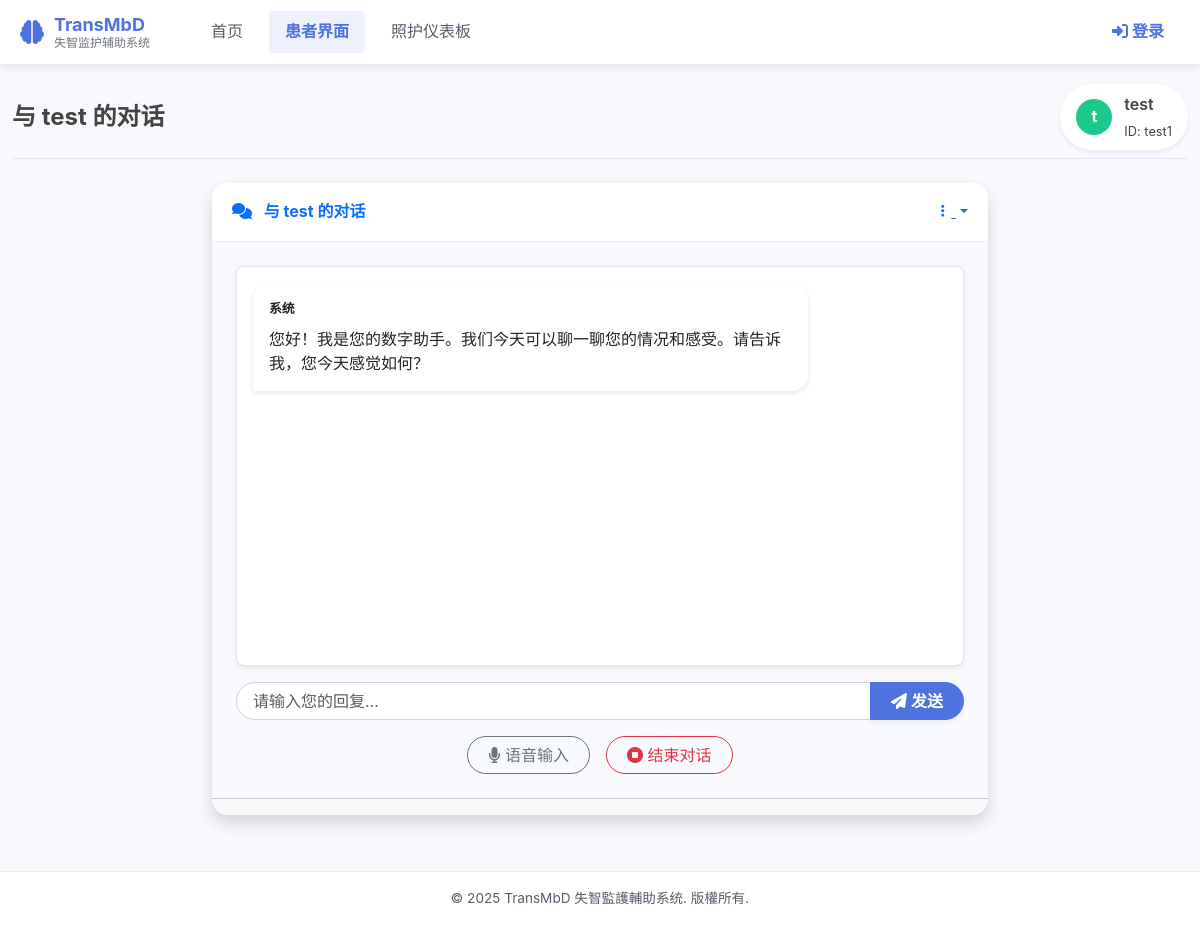
The page /patient/test1/ on the database its author committed.
### core/models.py (models this page shows, shortened)
class Patient(models.Model):
    GENDER_CHOICES = [
        ('M', '男'),
        ('F', '女'),
    ]
    patient_id = models.CharField(max_length=20, unique=True, verbose_name="患者ID")
    name = models.CharField(max_length=100, verbose_name="姓名")
    age = models.PositiveIntegerField(verbose_name="年龄")
    gender = models.CharField(max_length=1, choices=GENDER_CHOICES, verbose_name="性别")
    date_registered = models.DateField(default=timezone.now, verbose_name="注册日期")
    caregiver = models.ForeignKey(User, on_delete=models.SET_NULL, null=True, blank=True,
                                  related_name="patients", verbose_name="负责照护人员")
    mmse_score = models.PositiveSmallIntegerField(null=True, blank=True, verbose_name="MMSE分数")
    cdr_score = models.FloatField(null=True, blank=True, verbose_name="CDR分数")
    class Meta:
        verbose_name = "患者"
        verbose_name_plural = "患者"

### core/views.py (the view)
def patient_interface(request, patient_id=None):
    patient = None
    if patient_id:
        patient = get_object_or_404(Patient, patient_id=patient_id)
    active_conversation = None
    if patient:
        active_conversation = Conversation.objects.filter(
            patient=patient,
            end_time__isnull=True
        ).first()
        if not active_conversation:
            active_conversation = Conversation.objects.create(patient=patient)
    context = {
        'title': '对话界面',
        'patient': patient,
        'conversation_id': active_conversation.id if active_conversation else None,
    }
    return render(request, 'patient_interface.html', context)

### core/templates/patient_interface.html (shortened to what this page needs)
{% extends 'base.html' %}
{% block page_title %}
    {% if patient %}
    与 {{ patient.name }} 的对话
    {% else %}
    患者对话界面
    {% endif %}
{% endblock %}
{% block page_actions %}
{% if patient %}
<div class="patient-info-badge">
    <span class="patient-avatar">{{ patient.name.0 }}</span>
    <div class="patient-details">
        <div class="patient-name">{{ patient.name }}</div>
        <div class="patient-id">ID: {{ patient.patient_id }}</div>
    </div>
</div>
{% endif %}
{% endblock %}
{% block content %}
<div class="row">
    <div class="col-lg-8 mx-auto">
        <div class="card shadow mb-4 chat-card">
            <div class="card-header py-3 d-flex flex-row align-items-center justify-content-between">
                <h6 class="m-0 font-weight-bold text-primary">
                    <i class="fas fa-comments me-2"></i>
                    {% if patient %}
                    与 {{ patient.name }} 的对话
                    {% else %}
                    模拟对话
                    {% endif %}
                </h6>
                {% if patient %}
                <div class="dropdown no-arrow">
                    <a class="dropdown-toggle" href="#" role="button" id="patientMenuLink" data-bs-toggle="dropdown">
                        <i class="fas fa-ellipsis-v fa-sm fa-fw text-gray-400"></i>
                    </a>
                </div>
                {% endif %}
            </div>
            <div class="card-body chat-body">
                <div id="chat-container" class="chat-container">
                    <div class="message message-system">
                        <div class="message-header">
                            <span class="message-sender">系统</span>
                        </div>
                        <div class="message-content">
                            您好！我是您的数字助手。我们今天可以聊一聊您的情况和感受。请告诉我，您今天感觉如何？
                        </div>
                    </div>
                </div>
                <div class="input-container mt-3">
                    <div class="input-group">
                        <input type="text" id="user-input" class="form-control chat-input" placeholder="请输入您的回复..." aria-label="请输入您的回复">
                        <button class="btn btn-primary chat-send" type="button" id="send-button">
                            <i class="fas fa-paper-plane"></i> 发送
                        </button>
                    </div>
                    <div class="chat-actions mt-3">
                        <button class="btn btn-outline-secondary chat-voice" id="voice-input-button">
                            <i class="fas fa-microphone"></i> 语音输入
                        </button>
                        <button class="btn btn-outline-danger chat-end" id="end-conversation-button">
                            <i class="fas fa-stop-circle"></i> 结束对话
                        </button>
                    </div>
                </div>
            </div>
            <div class="card-footer bg-light py-2">
            </div>
        </div>
    </div>
</div>
{% endblock %}

### core/templates/css/transmbd.css (style rules this page uses)
:root { --primary-color: #4e73df; --primary-light: #e8eeff; --success-color: #1cc88a; --warning-color: #f6c23e; --info-color: #36b9cc; --danger-color: #e74a3b; --gray-100: #f8f9fc; --gray-200: #eaecf4; --gray-300: #dddfeb; --gray-800: #5a5c69; --shadow-sm: 0 0.125rem 0.25rem rgba(0, 0, 0, 0.075); --shadow: 0 0.15rem 1.75rem 0 rgba(58, 59, 69, 0.15); --border-radius: 0.35rem; }
body { font-family: "Nunito", -apple-system, BlinkMacSystemFont, "Segoe UI", Roboto, "Helvetica Neue", Arial, sans-serif; background-color: #f8f9fc; color: #444; line-height: 1.6; padding-top: 64px; margin: 0; min-height: 100vh; position: relative; }
.card { border: none; border-radius: var(--border-radius); box-shadow: var(--shadow-sm); margin-bottom: 1.5rem; }
.card-header { background-color: white; border-bottom: 1px solid var(--gray-200); display: flex; justify-content: space-between; align-items: center; padding: 1rem 1.25rem; }
.card-header h6 { font-weight: 700; margin-bottom: 0; color: var(--primary-color); }
.card-body { padding: 1.5rem; }
.btn-primary { background-color: var(--primary-color); border-color: var(--primary-color); border-radius: 0.25rem; padding: 0.375rem 0.75rem; font-weight: 600; box-shadow: 0 0.125rem 0.25rem rgba(78, 115, 223, 0.1); }
.patient-avatar { width: 40px; height: 40px; border-radius: 50%; background-color: var(--primary-color); color: white; display: flex; align-items: center; justify-content: center; font-weight: bold; margin-right: 1rem; }
.patient-details { flex-grow: 1; }
.patient-name { font-weight: 600; margin-bottom: 0.25rem; }
.fade-in { animation: fadeIn 0.5s ease-in; }

### core/templates/patient_interface.html (style rules this page uses)
.chat-card { border-radius: 1rem; overflow: hidden; }
.chat-body { padding: 1.5rem; background-color: #f8f9fc; }
.chat-container { height: 400px; padding: 1rem; background-color: white; border-radius: 0.5rem; border: 1px solid #e3e6f0; box-shadow: var(--shadow-sm); }
.message { margin-bottom: 1.5rem; padding: 1rem; border-radius: 1rem; max-width: 80%; position: relative; }
.message-header { display: flex; justify-content: space-between; margin-bottom: 0.5rem; font-size: 0.8rem; }
.message-sender { font-weight: 600; }
.message-content { line-height: 1.5; }
.message-system { background-color: white; margin-right: auto; border-bottom-left-radius: 0.25rem; box-shadow: 0 2px 5px rgba(0,0,0,0.1); }
.chat-input { border-radius: 2rem; padding-left: 1rem; border: 1px solid #d1d3e2; }
.chat-send { border-radius: 0 2rem 2rem 0; padding-left: 1.25rem; padding-right: 1.25rem; }
.chat-actions { display: flex; justify-content: center; gap: 1rem; }
.chat-voice, .chat-end { border-radius: 2rem; padding-left: 1.25rem; padding-right: 1.25rem; }
.patient-info-badge { display: flex; align-items: center; background-color: white; padding: 0.5rem 1rem; border-radius: 2rem; box-shadow: var(--shadow-sm); }
.patient-avatar { width: 36px; height: 36px; border-radius: 50%; background-color: var(--success-color); color: white; display: flex; align-items: center; justify-content: center; font-weight: bold; margin-right: 0.75rem; }
.patient-name { font-weight: 600; }
.patient-id { font-size: 0.8rem; color: var(--secondary-color); }

### rows shown on the page
Patient: name "test", name.0 "t", patient_id "test1"
